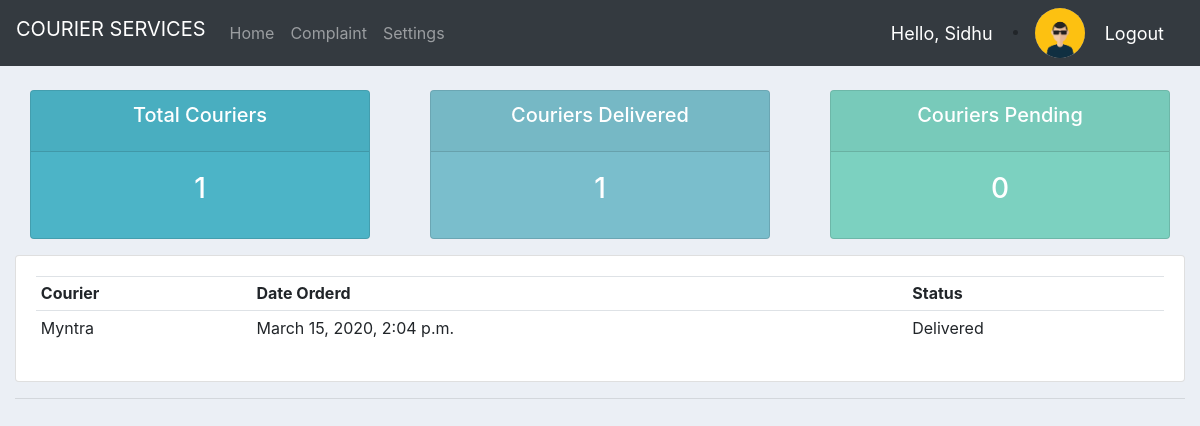
/user/ (signed in), run on an earlier commit of the app's database.
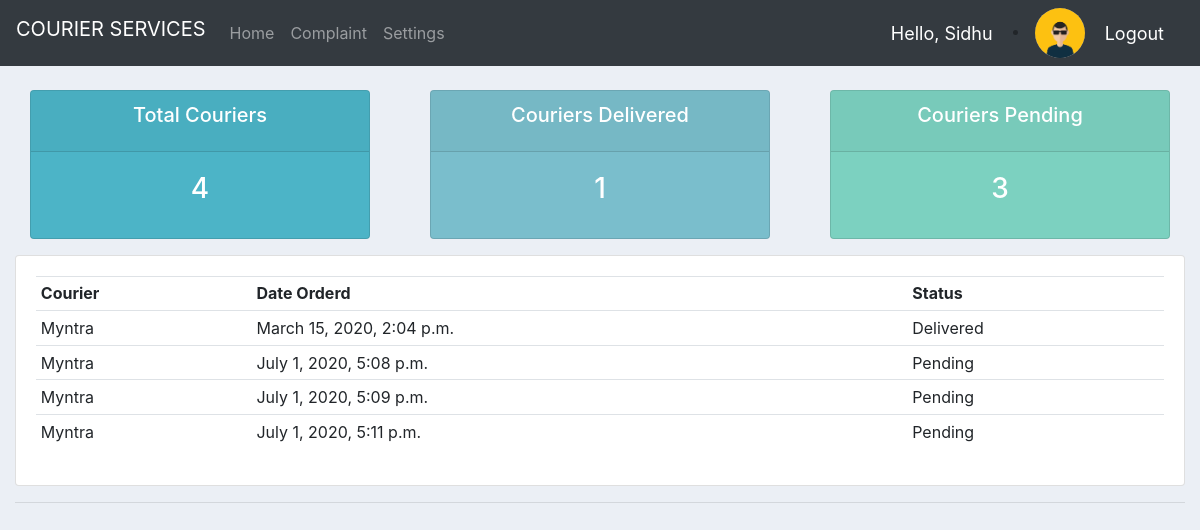
And on a later commit of the database.
### courier/models.py (models this page shows)
class Order(models.Model):
    STATUS = (
        ('Pending', 'Pending'),
        ('Delivered', 'Delivered'),
    )
    student = models.ForeignKey(Student, null=True, on_delete=models.SET_NULL)
    company = models.ForeignKey(Company, null=True, on_delete=models.SET_NULL)
    date_created = models.DateTimeField(auto_now_add=True, null=True)
    status = models.CharField(max_length=200, null=True, choices=STATUS)

class Company(models.Model):
    name = models.CharField(max_length=200, null=True)
    description = models.CharField(max_length=200, null=True, blank=True)
    date_created = models.DateTimeField(auto_now_add=True, null=True)
    def __str__(self):
        return self.name

### courier/decorators.py (the view)
        def wrapper_func(request, *args, **kwargs):
            group = None
            if request.user.groups.exists():
                group = request.user.groups.all()[0].name
            if group in allowed_roles:
                return view_func(request, *args, **kwargs)
            else:
                return HttpResponse('You are not authorized to view this page')

### courier/views.py (called while the page is built)
@login_required(login_url='login')
@allowed_users(allowed_roles=['student'])
def userPage(request):
    orders = request.user.student.order_set.all()
    total_orders = orders.count()
    delivered = orders.filter(status='Delivered').count()
    pending = orders.filter(status='Pending').count()
    context = {'orders': orders, 'total_orders': total_orders, 'delivered': delivered, 'pending': pending}
    return render(request, 'courier/user.html',context)

### courier/templates/courier/user.html
{%  extends 'courier/main.html' %}
{% block content %}
{% include 'courier/status.html' %}
   <div class="row">
	<div class="col-md">
		<div class="card card-body">
			<table class="table table-sm">
				<tr>
					<th>Courier</th>
					<th>Date Orderd</th>
					<th>Status</th>
				</tr>
                {% for order in orders %}
                    <tr>
                    <td>{{ order.company }}</td>
                    <td>{{ order.date_created }}</td>
                    <td>{{ order.status }}</td>
                    </tr>
                {% endfor %}
			</table>
		</div>
	</div>
</div>
{% endblock content %}

What changed in the data, as far as the page shows it:
added Order: company "Myntra", date_created "July 1, 2020, 5:08 p.m.", status "Pending"
added Order: company "Myntra", date_created "July 1, 2020, 5:09 p.m.", status "Pending"
added Order: company "Myntra", date_created "July 1, 2020, 5:11 p.m.", status "Pending"
Also different on the page:
{{ total_orders }}: "1" → "4"
{{ pending }}: "0" → "3"
